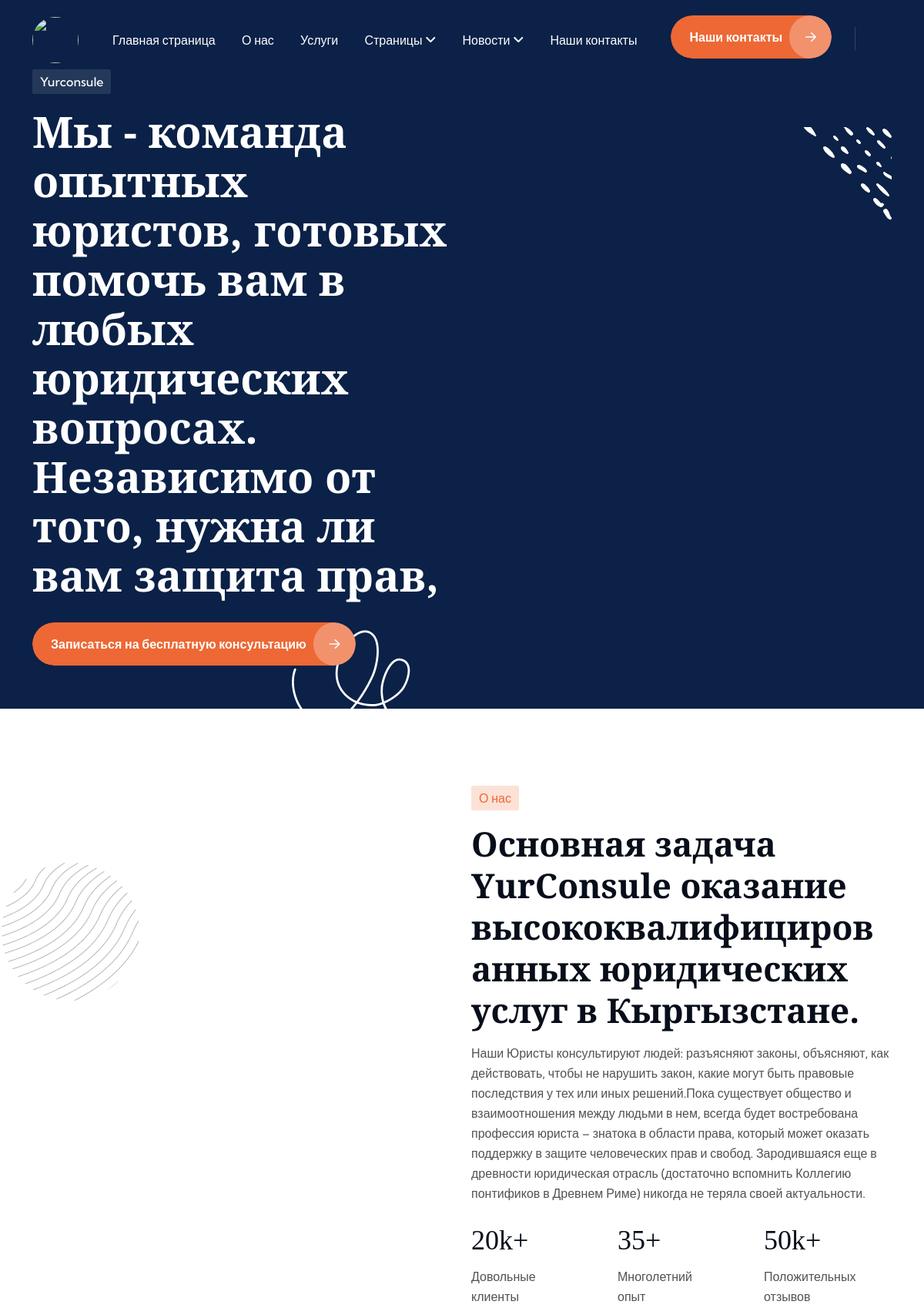
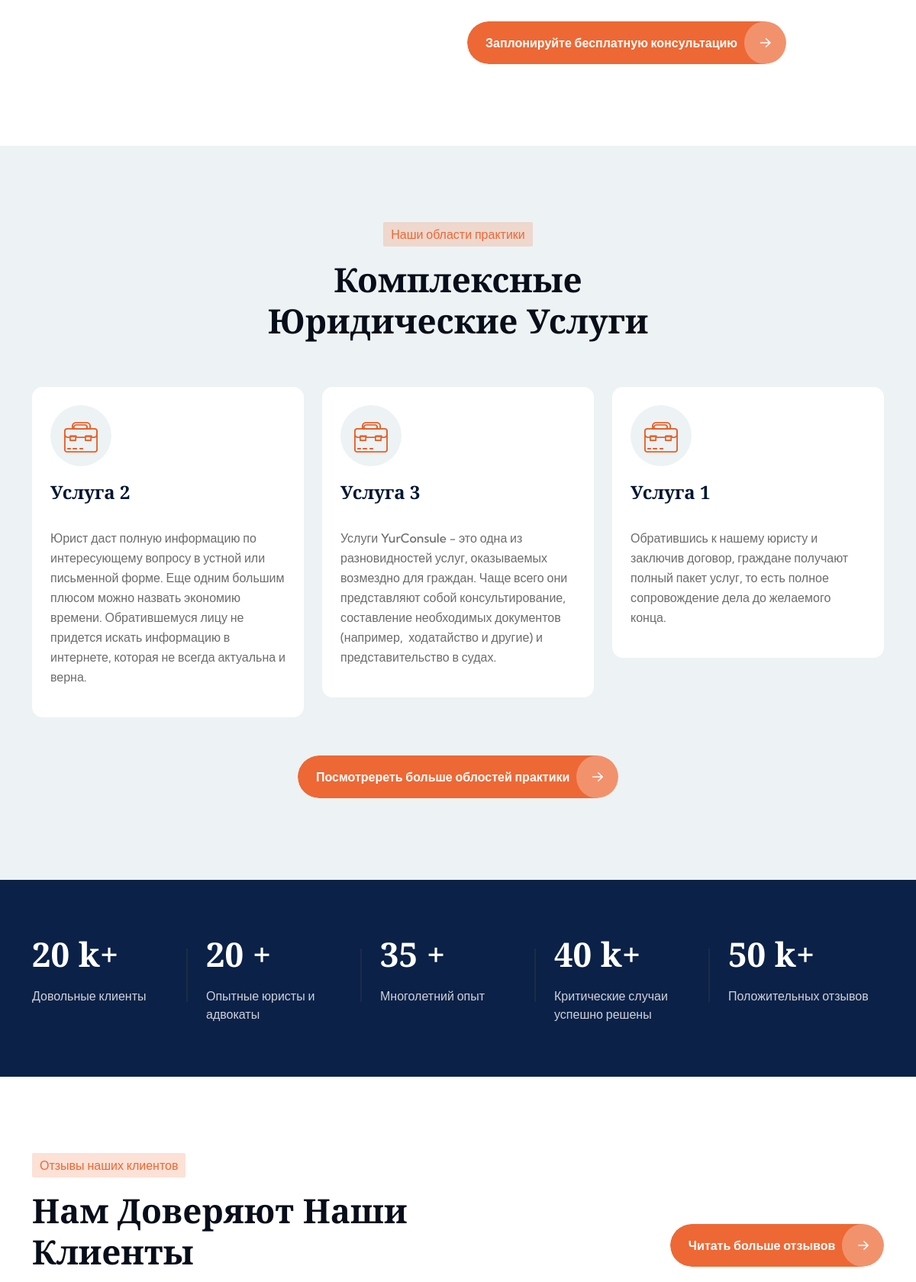
The page / (upper part) on the database its author committed (2 pictures, top to bottom).
### apps/base/models.py (models this page shows, shortened)
class Settings(models.Model):
    title = models.CharField(
        max_length=255,
        verbose_name="Название сайта"
    )
    descriptions = models.TextField(
        verbose_name="Описание сайта"
    )
    logo = ResizedImageField(
        force_format = "WEBP",
        quality = 100,
        upload_to = "logo_image/",
        verbose_name="Логотип"
    )
    phone = models.CharField(
        max_length=255,
        verbose_name="Телефонный номер"
    )
    email = models.EmailField(
        verbose_name="Почта"
    )
    locate = models.CharField(
        max_length=255,
        verbose_name="Адрес"
    )
    instagram = models.URLField(
        verbose_name="Instagram url",
        blank=True, null=True
    )
    facebook = models.URLField(
        verbose_name="facebook url",
        blank=True, null=True
    )
    youtube = models.URLField(
        verbose_name="youtube url",
        blank=True, null=True
    )
    whatsapp = models.URLField(
        verbose_name="whatsapp url",
        blank=True, null=True
    )
    class Meta:
        verbose_name_plural = "Настройки"

class Slide(models.Model):
    title = models.TextField(
        verbose_name="Описание слайда"
    )
    class Meta:
        verbose_name = "Слайд"
        verbose_name_plural = "Слайды"

class About(models.Model):
    descriptions = models.TextField(
        verbose_name="Первое описание"
    )
    descriptions2 = RichTextField(
        verbose_name="Второе описание"
    )
    image = ResizedImageField(
        force_format = "WEBP",
        quality = 100,
        upload_to="about_image/",
        verbose_name="Фотография"
    )
    class Meta:
        verbose_name = 'О нас'
        verbose_name_plural = 'О нас'

class Numbers(models.Model):
    client = models.CharField(
        max_length=255,
        verbose_name="Довольные клиенты"
    )
    team = models.CharField(
        max_length=255,
        verbose_name="Опытные юристы и адвокаты"
    )
    experience = models.CharField(
        max_length=255,
        verbose_name="Многолетний опыт"
    )
    critical = models.CharField(
        max_length=255,
        verbose_name="Критические случаи успешно решены"
    )
    review = models.CharField(
        max_length=255,
        verbose_name="Положительных отзывов"
    )
    class Meta:
        verbose_name_plural = "Мы в числах"

### apps/contacts/models.py (models this page shows, shortened)
class Service(models.Model):
    name = models.CharField(
        max_length=255,
        verbose_name="Название услуги"
    )
    descriptions = RichTextField(
        max_length=255,
        verbose_name="Описание про нащих услуг"
    )
    class Meta:
        verbose_name_plural ="Услуга"

### apps/base/views.py (the view)
# urls.py: path('', index, name="index"),
def index(request):
    settings = base.Settings.objects.latest("id")
    slide = base.Slide.objects.latest("id")
    numbers = base.Numbers.objects.latest("id")
    about = base.About.objects.latest('id')
    review = contacts_models.Review.objects.all()
    service = contacts_models.Service.objects.all().order_by('?')[:3]
    news = secondary_models.News.objects.all().order_by('?')[:2]
    other_legal_informations = secondary_models.Legalinformation.objects.all().order_by("?")[:3]
    return render(request, "base/index.html", locals())

### templates/base/index.html (shortened to what this page needs)
{% extends "include/homepage.html" %}
{% load static %}
{% block content %}
  </head>
  <body class="body4">
    {% include  "include/header.html" %}
          <div class="hero-area4 _relative">
            <div class="container">
              <div class="space40"></div>
              <div class="row align-items-center">
                <div class="col-lg-6">
                  <div class="headding _relative">
                    <span class="span">{{ settings.title }}</span>
                    <h1>{{ slide.title }}</h1>
                    <div class="space30"></div>
                    <div>
                      <a href="{% url 'contact' %}" class="theme-btn7"><span class="span-btn">Записаться на бесплатную консультацию</span> <span class="arrow"><i class="fa-regular fa-arrow-right"></i></span></a>
                    </div>
                    <div class="shape aniamtion-key-2">
                      <img src="{% static 'assets/img/shapes/hero4-shape2.png' %}" alt="">
                    </div>
                  </div>
                </div>
                <div class="col-lg-6">
                  <div class="hero4-images">
                    <div class="row">
                      <div class="col-md-6 aniamtion-key-5">
                        <div class="hero-image-slider">
                          {% for slide in slide.about_doing1.all %}
                          <div class="image">
                          </div>
                          {% endfor %}
                        </div>
                      </div>
                      <div class="col-md-6 aniamtion-key-2">
                        <div class="space40"></div>
                        <div class="hero-image-slider2">
                          {% for slide in slide.about_doing2.all %}
                          <div class="image">
                          </div>
                          {% endfor %}
                        </div>
                        <div class="shape aniamtion-key-4">
                          <img src="{% static 'assets/img/shapes/hero4-shape1.png' %}" alt="">
                        </div>
                      </div>
                    </div>
                  </div>
                </div>
              </div>
            </div>
          </div>
          <div class="about4 sp3">
            <div class="container">
              <div class="row align-items-center">
                <div class="col-lg-6">
                  <div class="images">
                    <div class="shape aniamtion-key-1">
                      <img src="{% static 'assets/img/shapes/about4-shape.png' %}" alt="">
                    </div>
                  </div>
                </div>
                <div class="col-lg-6">
                  <div class="headding4">
                    <span class="span" data-aos="fade-left" data-aos-duration="700">О нас</span>
                    <h2 data-aos="fade-left" data-aos-duration="900" >{{ about.descriptions }}</h2>
                    <div class="space16"></div>
                    <p data-aos="fade-left" data-aos-duration="1100" >{{ about.descriptions2|safe }}</p>
                    <div class="row">
                      <div class="col-md-4 col-6">
                        <div class="counter-box" data-aos="zoom-in-up" data-aos-duration="900">
                          <h3><span class="counter">{{ numbers.client }}</span>k+</h3>
                          <p>Довольные клиенты</p>
                        </div>
                      </div>
                      <div class="col-md-4 col-6">
                        <div class="counter-box" data-aos="zoom-in-up" data-aos-duration="700">
                          <h3><span class="counter">{{ numbers.experience }}</span>+</h3>
                          <p>Многолетний опыт</p>
                        </div>
                      </div>
                      <div class="col-md-4 col-6">
                        <div class="counter-box" data-aos="zoom-in-up" data-aos-duration="800">
                          <h3><span class="counter">{{ numbers.review }}</span>k+</h3>
                          <p>Положительных отзывов </p>
                        </div>
                      </div>
                    </div>
                    <div class="space30"></div>
                    <div class="" data-aos="fade-up" data-aos-duration="800">
                      <a href="{% url 'contact' %}" class="theme-btn7"><span class="span-btn">Заплонируйте бесплатную консультацию</span> <span class="arrow"><i class="fa-regular fa-arrow-right"></i></span></a>
                    </div>
                  </div>
                </div>
              </div>
            </div>
          </div>
          <div class="service4 sp3">
            <div class="container">
              <div class="rwo">
                <div class="col-lg-6 m-auto text-center">
                  <div class="headding4">
                    <span class="span" data-aos="zoom-in-up" data-aos-duration="800">Наши области практики</span>
                    <h2 data-aos="zoom-in-up" data-aos-duration="1000">Комплексные Юридические Услуги</h2>
                  </div>
                </div>
              </div>
              <div class="space30"></div>
              <div class="row">
              {% for service in service %}
                <div class="col-lg-4 col-md-6">
                  <div class="" data-aos="zoom-in-up" data-aos-duration="900">
                    <div class="service4-box">
                      <div class="icon">
                        <img src="{% static 'assets/img/icons/service4-icon1.png' %}" alt="">
                      </div>
                      <div class="headding">
                        <h4><a>{{ service.name }}</a></h4>
                        <p>{{ service.descriptions|safe }}</p>
                      </div>
                    </div>
                  </div>
                </div>
                {% endfor %}
              </div>
              <div class="space50"></div>
              <div class="row">
                <div class="col-lg-12 text-center">
                  <div class="" data-aos="zoom-in-up" data-aos-duration="800">
                    <a href="{% url 'service' %}" class="theme-btn7"><span class="span-btn">Посмотререть больше облостей практики</span> <span class="arrow"><i class="fa-regular fa-arrow-right"></i></span></a>
                  </div>
                </div>
              </div>
            </div>
          </div>
                    <div class="counter4">
                      <div class="container">
                        <div class="row">
                          <div class="col-lg col-md-4 col-6 text-center">
                            <div class="counter4-box" data-aos="zoom-out" data-aos-duration="900">
                              <h2><span class="counter">{{ numbers.client }}</span> k+</h2>
                              <div class="space16"></div>
                              <p>Довольные клиенты</p>
                            </div>
                          </div>
                          <div class="col-lg col-md-4 col-6 text-center">
                            <div class="counter4-box" data-aos="zoom-out" data-aos-duration="1000">
                              <h2><span class="counter">{{ numbers.team }}</span> +</h2>
                              <div class="space16"></div>
                              <p>Опытные юристы и адвокаты</p>
                            </div>
                          </div>
                          <div class="col-lg col-md-4 col-6 text-center">
                            <div class="counter4-box" data-aos="zoom-out" data-aos-duration="700">
                              <h2><span class="counter">{{ numbers.experience }}</span> +</h2>
                              <div class="space16"></div>
                              <p>Многолетний опыт</p>
                            </div>
                          </div>
                          <div class="col-lg col-md-4 col-6 text-center">
                            <div class="counter4-box" data-aos="zoom-out" data-aos-duration="1100">
                              <h2><span class="counter">{{ numbers.critical }}</span> k+</h2>
                              <div class="space16"></div>
                              <p>Критические случаи успешно решены</p>
                            </div>
                          </div>
                          <div class="col-lg col-md-4 col-6 text-center">
                            <div class="counter4-box last" data-aos="zoom-out" data-aos-duration="800">
                              <h2><span class="counter">{{ numbers.review }}</span> k+</h2>
                              <div class="space16"></div>
                              <p>Положительных отзывов</p>
                            </div>
                          </div>
                        </div>
                      </div>
                    </div>
                    {% if review %}
                    <div class="testimonial4 sp3">
                      <div class="container">
                        <div class="row align-items-center">
                          <div class="col-lg-6">
                            <div class="headding4">
                              <span class="span" data-aos="fade-right" data-aos-duration="700">Отзывы наших клиентов</span>
                              <h2 data-aos="fade-right" data-aos-duration="800">Нам Доверяют Наши Клиенты</h2>
                              <div class="space16"></div>
                            </div>
                          </div>
                          <div class="col-lg-6">
                            <div class="button" data-aos="fade-left" data-aos-duration="900">
                               <a href="{% url 'testimonial' %}" class="theme-btn7"><span class="span-btn">Читать больше отзывов</span> <span class="arrow"><i class="fa-regular fa-arrow-right"></i></span></a>
                            </div>
                          </div>
                        </div>
                      </div>
                    </div>
                    {% endif %}
{% endblock %}

### rows shown on the page
Settings: title "Yurconsule"
Slide: title "Мы - команда опытных юристов, готовых помочь вам в любых юридических вопросах. Независимо от того, нужна ли вам защита прав,"
About: descriptions "Основная задача YurСonsule оказание высококвалифицированных юридических услуг в Кыргызстане.", descriptions2 "Наши Юристы консультируют людей: разъясняют законы, объясняют, как действовать, чтобы не нарушить закон, какие могут быть правовые последствия у тех или иных решений.Пока существует общество и взаимоотношения между людьми в нем, всегда будет востребована профессия юриста – знатока в области права, который может оказать поддержку в защите человеческих прав и свобод. Зародившаяся еще в древности юридическая отрасль (достаточно вспомнить Коллегию понтификов в Древнем Риме) никогда не теряла своей актуальности."
Numbers: client "20", experience "35", review "50", team "20", critical "40"
Service: name "Услуга 2", descriptions "Юрист даст полную информацию по интересующему вопросу в устной или письменной форме. Еще одним большим плюсом можно назвать экономию времени. Обратившемуся лицу не придется искать информацию в интернете, которая не всегда актуальна и верна."
Service: name "Услуга 3", descriptions "Услуги YurConsule - это одна из разновидностей услуг, оказываемых возмездно для граждан. Чаще всего они представляют собой консультирование, составление необходимых документов (например, ходатайство и другие) и представительство в судах."
Service: name "Услуга 1", descriptions "Обратившись к нашему юристу и заключив договор, граждане получают полный пакет услуг, то есть полное сопровождение дела до желаемого конца."
